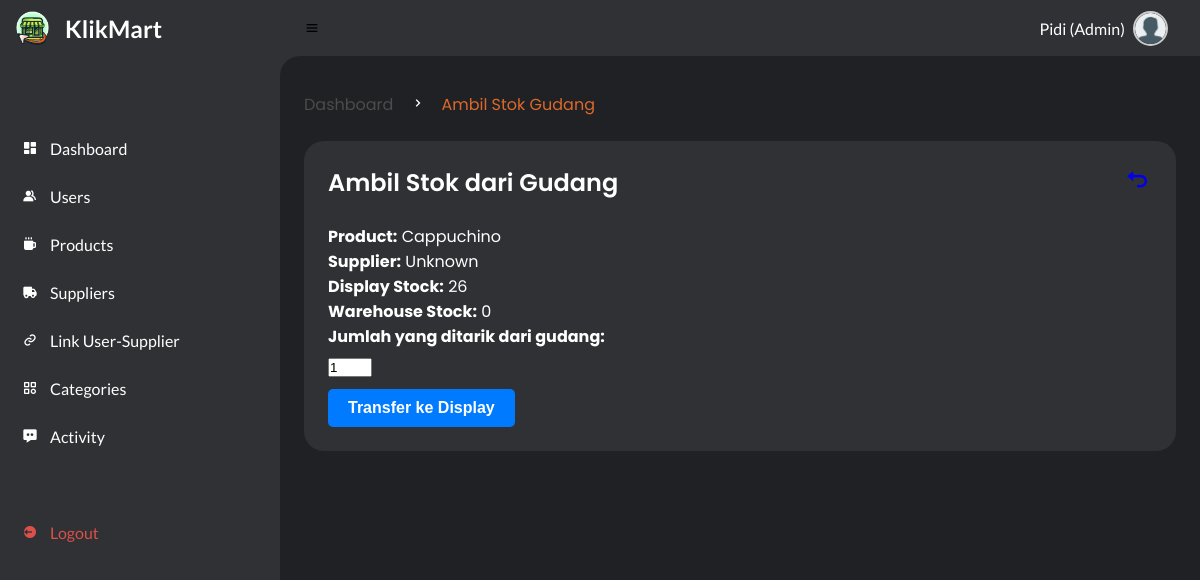
The app's page /pages/warehouse-transfer.php?id=22 (signed in) with its own data.
### tables this page shows
CREATE TABLE `products` (
  `id` int(11) NOT NULL,
  `nama_produk` varchar(45) DEFAULT NULL,
  `harga_produk` int(11) DEFAULT NULL,
  `created_at` timestamp NOT NULL DEFAULT current_timestamp(),
  `updated_at` timestamp NOT NULL DEFAULT current_timestamp() ON UPDATE current_timestamp(),
  `jumlah` int(11) DEFAULT 0,
  `warehouse_stock` int(11) DEFAULT 0,
  `kode_unik` varchar(255) DEFAULT NULL,
  `kategori_id` int(11) DEFAULT NULL,
  `supplier_id` int(11) DEFAULT NULL
);

### pages/warehouse-transfer.php (the view, shortened to what this page needs)
<?php
include '../layout/header.php';
require_once('../db/db-connection.php');
$product_id = intval($_GET['id']);
$product_result = mysqli_query($conn, "SELECT p.*, c.nama_kategori, s.name AS supplier_name FROM products p LEFT JOIN kategori_produk c ON p.kategori_id = c.id LEFT JOIN suppliers s ON p.supplier_id = s.id WHERE p.id = $product_id");
$product = mysqli_fetch_assoc($product_result);
?>
<!DOCTYPE html>
<html lang="en">
<head>
    <link rel="stylesheet" href="../style/style.css">
</head>
<body>
    <div id="content">
        <main>
            <div class="head-title">
                <div class="left">
                    <ul class="breadcrumb">
                        <li><a href="#">Dashboard</a></li>
                        <li><i class='bx bx-chevron-right'></i></li>
                        <li><a href="#" class="active">Ambil Stok Gudang</a></li>
                    </ul>
                </div>
            </div>
            <div class="table-data">
                <div class="order">
                    <div class="head">
                        <h3>Ambil Stok dari Gudang</h3>
                        <a href="products.php"> <i class='bx bx-undo text-white' style="font-size:30px;"></i></a>
                    </div>
                    <div class="details">
                        <p><strong>Product:</strong> <?= htmlspecialchars($product['nama_produk']); ?></p>
                        <p><strong>Supplier:</strong> <?= htmlspecialchars($product['supplier_name'] ?? 'Unknown'); ?></p>
                        <p><strong>Display Stock:</strong> <?= $product['jumlah']; ?></p>
                        <p><strong>Warehouse Stock:</strong> <?= $product['warehouse_stock']; ?></p>
                    </div>
                    <form action="../db/db-warehouse-transfer.php" method="post">
                        <label for="quantity">Jumlah yang ditarik dari gudang:</label>
                        <input type="number" id="quantity" name="quantity" min="1" max="<?= $product['warehouse_stock']; ?>" value="1" required><br>
                        <button type="submit" name="transfer">Transfer ke Display</button>
                    </form>
                </div>
            </div>
        </main>
    </div>
</body>
</html>

### style/style.css (style rules this page uses)
* { margin: 0; padding: 0; box-sizing: border-box; }
a { text-decoration: none; }
li { list-style: none; }
:root { --light: #303134; --oren: #DC692C; --link: #CFE8FF; --grey: #202124; --dark-grey: #4C4C4C; --dark: #ffffff; --red: #DB504A; --yellow: #ffffff; --light-yellow: #a88d32; --orange: #FD7238; --light-orange: #FFE0D3; }
html { overflow-x: hidden; }
body { background: var(--grey); overflow-x: hidden; }
#content { position: relative; width: calc(100% - 280px); left: 280px; transition: .3s ease; }
#content main { width: 100%; padding: 36px 24px; font-family: 'Poppins', sans-serif; max-height: calc(100vh - 56px); overflow-y: auto; }
#content main .head-title { display: flex; align-items: center; justify-content: space-between; grid-gap: 16px; flex-wrap: wrap; }
#content main .head-title .left .breadcrumb { display: flex; align-items: center; grid-gap: 16px; }
#content main .head-title .left .breadcrumb li { color: var(--dark); }
#content main .head-title .left .breadcrumb li a { color: var(--dark-grey); pointer-events: none; }
#content main .head-title .left .breadcrumb li a.active { color: var(--oren); pointer-events: unset; }
#content main .table-data { display: flex; flex-wrap: wrap; grid-gap: 24px; margin-top: 24px; width: 100%; color: var(--dark); }
#content main .table-data > div { border-radius: 20px; background: var(--light); padding: 24px; overflow-x: auto; }
#content main .table-data .head { display: flex; align-items: center; grid-gap: 16px; margin-bottom: 24px; }
#content main .table-data .head h3 { margin-right: auto; font-size: 24px; font-weight: 600; }
#content main .table-data .head .bx { cursor: pointer; }
#content main .table-data .order { flex-grow: 1; flex-basis: 500px; }
label { display: block; margin-bottom: 5px; font-weight: bold; }
button[type="submit"] { background-color: #007bff; color: #fff; padding: 10px 20px; border: none; border-radius: 5px; cursor: pointer; font-size: 16px; font-weight: bold; margin-top: 10px; }

### records on screen
products: nama_produk "Cappuchino", jumlah "26", warehouse_stock "0"

### other values on screen
$_SESSION['nama'] "Pidi (Admin)"
$product['supplier_name'] "Unknown"
